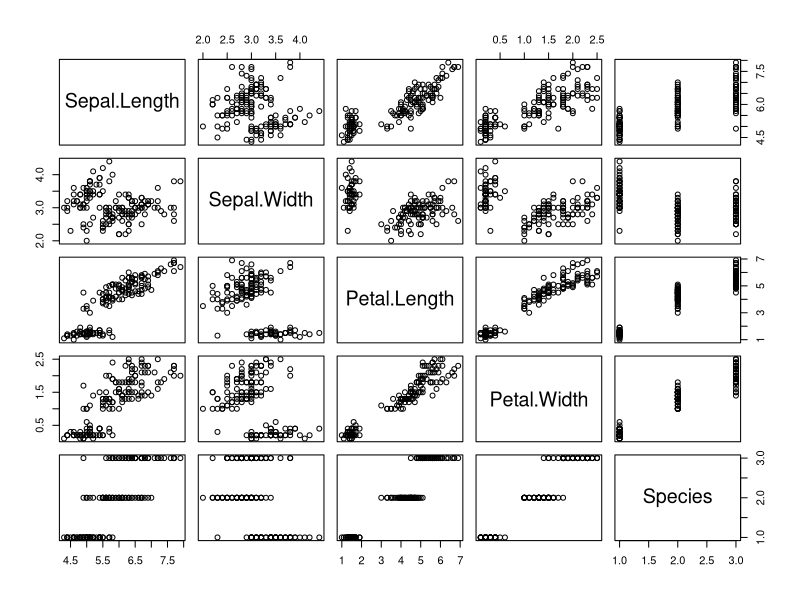
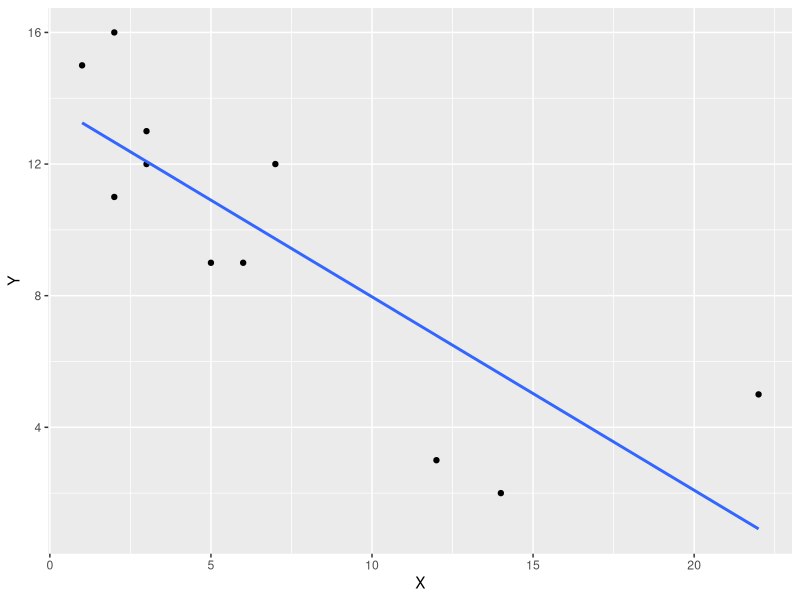
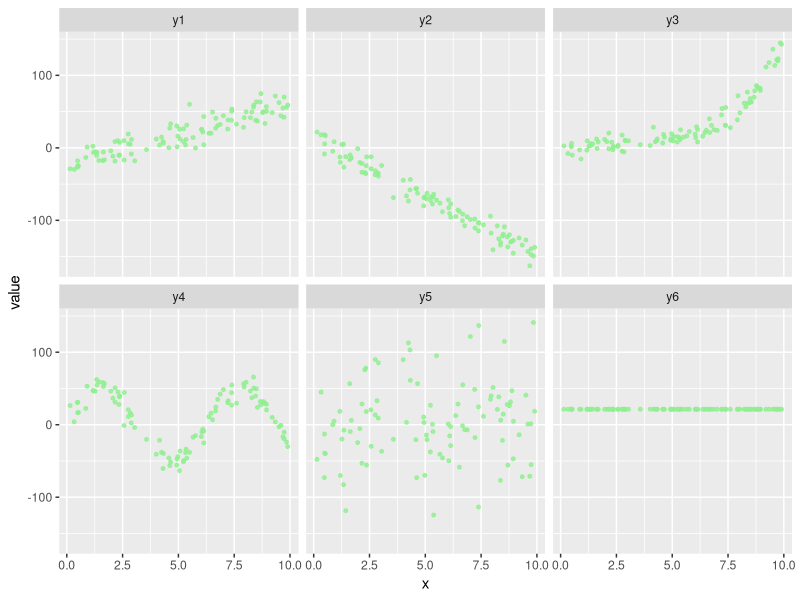
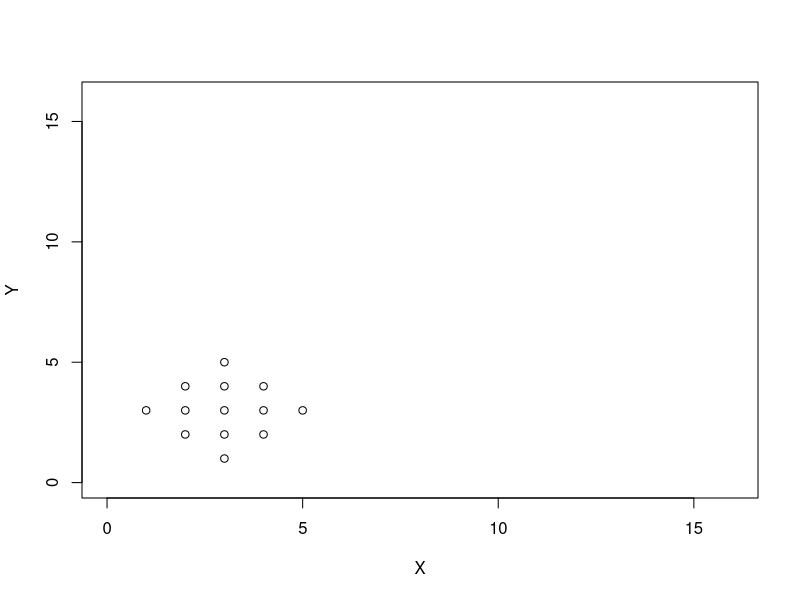
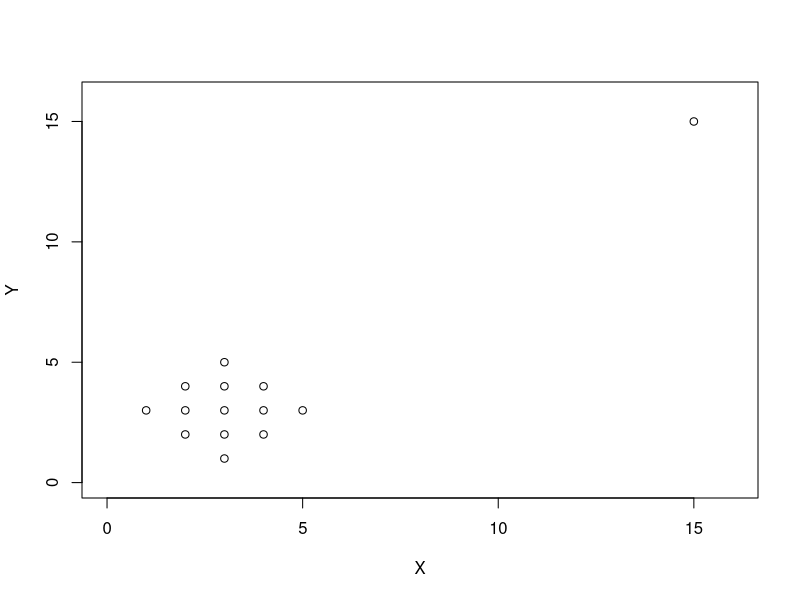
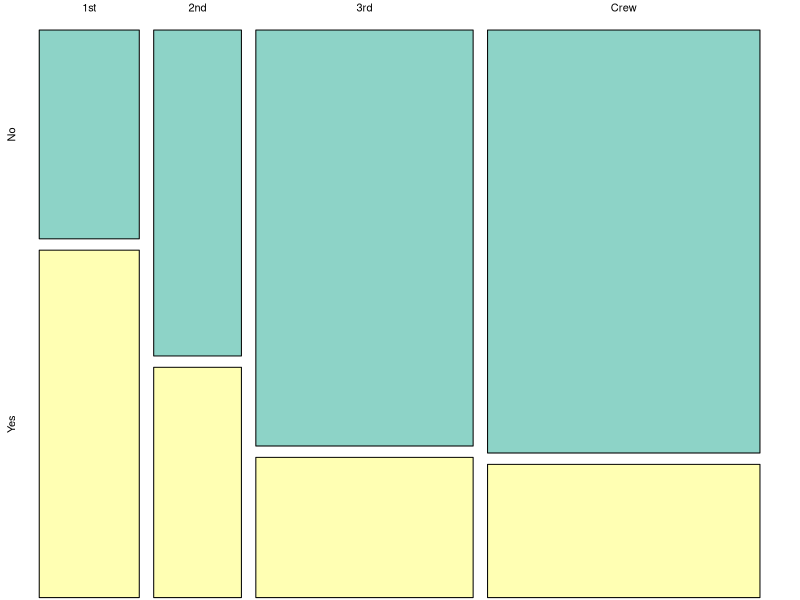

Generate these figures, in order, with R:
## ---- chunk 1
knitr::opts_chunk$set(echo = TRUE,fig.width =6,fig.align="center", fig.height = 3)
library(knitr)
library(xtable)
## ---- chunk 2
data(iris)
plot(iris)
## ---- chunk 3
library(ggplot2)
data <-  data.frame(X=c(1,2,3,5,6,7,12,14,22, 2,3 ),Y=c(15,16,13, 9,9,12,3,2,5,11,12))
plo <-  ggplot(data, aes(x=X, y=Y))+
  geom_point()+
  geom_smooth(method="lm", se=FALSE) 
plo
## ---- chunk 4
x <- runif(100, min = 0, max=10)
y1 <- 8.5*x - 23 + rnorm(100,0, 12)
y2 <- -16*x +12 + rnorm(100,0,10)
y3 <- sqrt(exp(x)) + rnorm(100,0,8)
y4 <-  50*sin(x) + rnorm(100,0,10)
y5 <-  rnorm(100, 0, 60)
y6 <- 21.345
data2 <-  data.frame(x, y1, y2, y3, y4, y5, y6)
library(reshape2)
library(ggplot2)
data2 <- melt(data2, idvars=c("x"), measure.vars=c("y1","y2","y3","y4", "y5", "y6"))
plo2 <-  ggplot(data2, aes(x=x, y=value))+
  geom_point(size =1, color = "lightgreen", alpha=0.8)+
  facet_wrap(~variable)
plo2
## ---- chunk 5
cor(iris$Petal.Length, iris$Petal.Width)
## ---- chunk 6
cor.test(iris$Petal.Length, iris$Petal.Width)
## ---- chunk 7
cor(iris[,1:4])
## ---- chunk 8
X <-  c(3,2,3,4,1,2,3,4,5,2,3,4,3)
Y <-  c(1,2,2,2,3,3,3,3,3,4,4,4,5)
plot(X, Y, xlim = c(0,16), ylim= c(0,16))
cor.test(X,Y)$estimate
## ---- chunk 9
X <-  c(3,2,3,4,1,2,3,4,5,2,3,4,3,15)
Y <-  c(1,2,2,2,3,3,3,3,3,4,4,4,5,15)
plot(X, Y, xlim = c(0,16), ylim= c(0,16))
cor.test(X,Y)$estimate
## ---- chunk 10
my_model <- lm(Petal.Width~Petal.Length, iris)
summary(my_model)
## ---- chunk 11
cor.test(iris$Sepal.Length, iris$Sepal.Width, method="spearman", exact = FALSE)
## ---- chunk 12
library(RColorBrewer)
mypalette <-  brewer.pal(12,"Set3")
par(mar=c(0,0,0,0))
mosaicplot(~Class+Survived, data=Titanic, color=mypalette,main = "")
